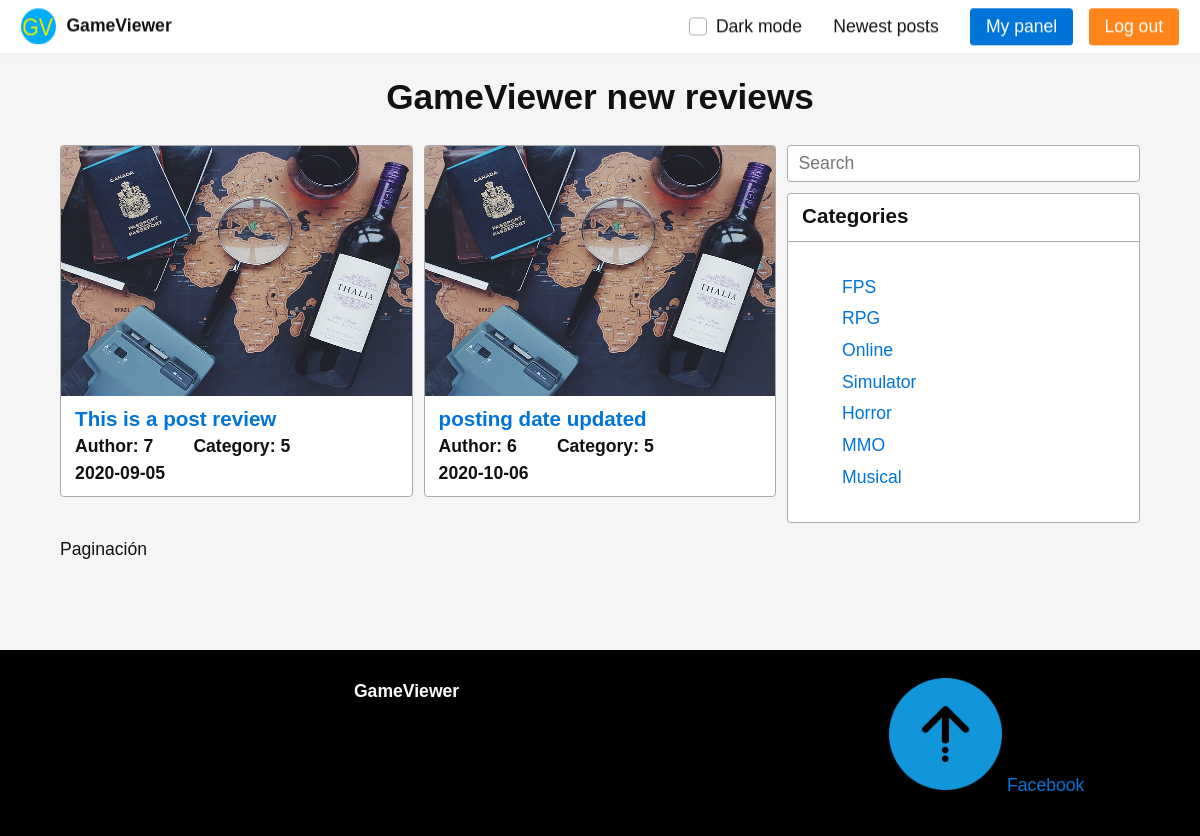
Page / (signed in) on the committed database.
### models.py (models this page shows, shortened)
class Reviews(db.Model):
    id = db.Column(db.Integer, primary_key = True)
    id_user = db.Column(db.Integer, db.ForeignKey('users.id'), nullable=False)
    id_cat = db.Column(db.Integer, db.ForeignKey('categories.id'), nullable=False)
    title = db.Column(db.Text(50))
    img = db.Column(db.Text(50))
    content = db.Column(db.Text(50))
    created_at = db.Column(db.Text(50))

class Categories(db.Model):
    id = db.Column(db.Integer, primary_key = True)
    name = db.Column(db.Text(50))

### controller.py (the view)
@app.route("/")
def index():
    categ = Categories.query.all()
    if session.get('user') != None :
        user = Users.query.filter_by(id = session['user']).first()
    else:
        user = {"id": "0"}
    name_page = "Home"
    reviews = Reviews.query.all()
    return render_template("index.html", page = name_page, cats = categ, user = user, reviews = reviews)

### templates/index.html (shortened to what this page needs)
{% extends "layout/base.html" %}
{% block title %} GameViewer new reviews {% endblock %}
{% block content %}
<div class="two-third-600">
    <div class="flex two-600">
        {% for review in reviews %}
        <div>
            <article class="card">
                <img style="width: 100%; max-height: 250px;"
                    src="{{ url_for('static', filename = 'img/travel.jpg' ) }}" alt="post img">
                <header>
                    <h3><a href="{{ url_for('review', review_title = review.title, id = review.id) }}"> {{ review.title }} </a></h3><br>
                    <h4>Author: {{ review.id_user }} </h4>
                    <h4> Category: {{ review.id_cat }} </h4>
                    <h4>{{ review.created_at }}</h4>
                </header>
            </article>
        </div>
        {% endfor %}
    </div>
    <p>Paginación</p>
</div>
{% include "layout/categories-card.html" %}
{% endblock %}

### templates/layout/categories-card.html
<div class="third-600">
    <form action="">
        <fieldset class="flex one">
            <label><input type="text" placeholder="Search" /></label>
        </fieldset>
    </form>
    <article class="card">
        <header>
            <h3>Categories</h3>
        </header>
        <footer>
            <ul>
                {% for cat in cats %}
                <li><a href="{{ url_for('category', cat_name = cat.name) }}"> {{ cat.name }} </a></li>
                {% endfor %}
            </ul>
        </footer>
    </article>
</div>

### static/css/style.css (style rules this page uses)
ul { list-style: none; }
.html { filter: invert(0%); }

### static/css/picnic.css (style rules this page uses)
html { font-family:sans-serif;-ms-text-size-adjust:100%;-webkit-text-size-adjust:100% }
body { margin:0 }
article,aside,details,figcaption,figure,footer,header,hgroup,main,nav,section,summary { display:block }
a { background:transparent }
img { border:0 }
button,input,optgroup,select,textarea { color:inherit;font:inherit;margin:0 }
input { line-height:normal }
fieldset { border:0;padding:0 }
* { box-sizing:inherit }
html,body { font-family:Arial, Helvetica, sans-serif;box-sizing:border-box;height:100% }
body { color:#111;font-size:1.1em;line-height:1.5;background:#fff }
h1,h2,h3,h4,h5,h6 { margin:0;padding:.6em 0 }
li { margin:0 0 .3em }
a { color:#0074d9;text-decoration:none;box-shadow:none;transition:all 0.3s }
label { cursor:pointer }
input,textarea,.select select { line-height:1.5;margin:0;height:2.1em;padding:.3em .6em;border:1px solid #aaa;background-color:#fff;border-radius:.2em;transition:all 0.3s;width:100% }
.flex { display:-ms-flexbox;display:flex;margin-left:-.6em;width:calc(100% + .6em);flex-wrap:wrap;transition:all .3s ease }
.flex>* { box-sizing:border-box;flex:1 1 auto;padding-left:.6em;padding-bottom:.6em }
.flex[class*="one"]>*,.flex[class*="two"]>*,.flex[class*="three"]>*,.flex[class*="four"]>*,.flex[class*="five"]>*,.flex[class*="six"]>*,.flex[class*="seven"]>*,.flex[class*="eight"]>*,.flex[class*="nine"]>*,.flex[class*="ten"]>*,.flex[class*="eleven"]>*,.flex[class*="twelve"]>* { flex-grow:0 }
.one>* { width:100% }
@media all and (min-width: 600px) { .two-600>* { width:50% } }
@media all and (min-width: 600px) { .third-600 { width:33.33333%;display:block } }
@media all and (min-width: 600px) { .two-third-600 { width:66.66666%;display:block } }
.card,.modal .overlay ~ * { position:relative;box-shadow:0;border-radius:.2em;border:1px solid #aaa;overflow:hidden;text-align:left;background:#fff;margin-bottom:.6em;padding:0;transition:all .3s ease }
.card>*,.modal .overlay ~ *>* { max-width:100%;display:block }
.card>*:last-child,.modal .overlay ~ *>*:last-child { margin-bottom:0 }
.card header,.modal .overlay ~ * header,.card section,.modal .overlay ~ * section,.card>p,.modal .overlay ~ *>p { padding:.6em .8em }
.card header,.modal .overlay ~ * header { font-weight:bold;position:relative;border-bottom:1px solid #aaa }
.card header h1,.modal .overlay ~ * header h1,.card header h2,.modal .overlay ~ * header h2,.card header h3,.modal .overlay ~ * header h3,.card header h4,.modal .overlay ~ * header h4,.card header h5,.modal .overlay ~ * header h5,.card header h6,.modal .overlay ~ * header h6 { padding:0;margin:0 2em 0 0;line-height:1;display:inline-block;vertical-align:text-bottom }
.card header:last-child,.modal .overlay ~ * header:last-child { border-bottom:0 }
.card footer,.modal .overlay ~ * footer { padding:.8em }

### rows in the picture
Reviews: title "This is a post review", id_user "7", id_cat "5", created_at "2020-09-05"
Reviews: title "posting date updated", id_user "6", id_cat "5", created_at "2020-10-06"
Categories: name "FPS"
Categories: name "RPG"
Categories: name "Online"
Categories: name "Simulator"
Categories: name "Horror"
Categories: name "MMO"
Categories: name "Musical"
